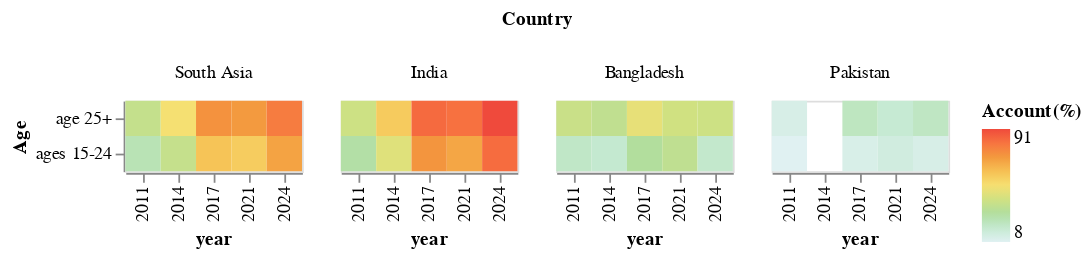

The notebook cell saved with this chart:
### Code cell
def account_age_gaps(df):
    age_df = df.filter(pl.col('group') == 'age_cat')
    account_age_gap = alt.Chart(age_df).mark_rect().encode(
        x = 'year:N', 
        y = alt.Y('group2:N', title = 'Age'), 
        color = alt.Color('fiaccount_t_d:Q', title = 'Account(%)')
            .scale(scheme = 'lightmulti'), 
        column = alt.Column('countrynewwb', title = 'Country', sort = south_asia_countries)
            
        
    )
    return account_age_gap

account_age_gaps(filter_south_asia(process_data(), True))

### Figure 1 — Vega-Lite specification as saved in the notebook (floating-point values rounded to 4 significant figures)
{"config": {"view": {"continuousWidth": 300, "continuousHeight": 300}}, "data": {"name": "data-d86556c4b66915705b9cdd77d212475b"}, "mark": {"type": "rect"}, "encoding": {"color": {"field": "fiaccount_t_d", "scale": {"scheme": "lightmulti"}, "title": "Account(%)", "type": "quantitative"}, "column": {"field": "countrynewwb", "sort": ["South Asia", "India", "Bangladesh", "Pakistan"], "title": "Country", "type": "nominal"}, "x": {"field": "year", "type": "nominal"}, "y": {"field": "group2", "title": "Age", "type": "nominal"}}, "$schema": "https://vega.github.io/schema/vega-lite/v5.20.1.json", "datasets": {"data-d86556c4b66915705b9cdd77d212475b": [{"countrynewwb": "Bangladesh", "codewb": "BGD", "year": 2011, "pop_adult": "100376575", "regionwb24_hi": "South Asia (excluding high income)", "incomegroupwb24": "Lower middle income", "group": "age_cat", "group2": "age 25+", "account_t_d": 36.76, "fiaccount_t_d": 36.76, "mobileaccount_t_d": null, "fin11a": null, "fin11b": null, "fin11c": null, "fin11f": null, "fin11d": null, "fin11e": null, "fin14a": null, "fin14b": null, "fin14c": null, "fin14d": null, "fin26a": null, "fin26b": null, "fin27a": null, "g20_made": null, "fin17f": null, "fin17a_17a1_d": 19.3, "fin17a": 19.3, "fin17b": null, "fin17c": null, "fin24aSD_ND": null}, {"countrynewwb": "Bangladesh", "codewb": "BGD", "year": 2011, "pop_adult": "100376575", "regionwb24_hi": "South Asia (excluding high income)", "incomegroupwb24": "Lower middle income", "group": "age_cat", "group2": "ages 15-24", "account_t_d": 20.32, "fiaccount_t_d": 20.32, "mobileaccount_t_d": null, "fin11a": null, "fin11b": null, "fin11c": null, "fin11f": null, "fin11d": null, "fin11e": null, "fin14a": null, "fin14b": null, "fin14c": null, "fin14d": null, "fin26a": null, "fin26b": null, "fin27a": null, "g20_made": null, "fin17f": null, "fin17a_17a1_d": 10.58, "fin17a": 10.58, "fin17b": null, "fin17c": null, "fin24aSD_ND": null}, {"countrynewwb": "India", "codewb": "IND", "year": 2011, "pop_adult": "853745004", "regionwb24_hi": "South Asia (excluding high income)", "incomegroupwb24": "Lower middle income", "group": "age_cat", "group2": "age 25+", "account_t_d": 38.03, "fiaccount_t_d": 38.03, "mobileaccount_t_d": null, "fin11a": null, "fin11b": null, "fin11c": null, "fin11f": null, "fin11d": null, "fin11e": null, "fin14a": null, "fin14b": null, "fin14c": null, "fin14d": null, "fin26a": null, "fin26b": null, "fin27a": null, "g20_made": null, "fin17f": null, "fin17a_17a1_d": 12.88, "fin17a": 12.88, "fin17b": null, "fin17c": null, "fin24aSD_ND": null}, {"countrynewwb": "India", "codewb": "IND", "year": 2011, "pop_adult": "853745004", "regionwb24_hi": "South Asia (excluding high income)", "incomegroupwb24": "Lower middle income", "group": "age_cat", "group2": "ages 15-24", "account_t_d": 27.3, "fiaccount_t_d": 27.3, "mobileaccount_t_d": null, "fin11a": null, "fin11b": null, "fin11c": null, "fin11f": null, "fin11d": null, "fin11e": null, "fin14a": null, "fin14b": null, "fin14c": null, "fin14d": null, "fin26a": null, "fin26b": null, "fin27a": null, "g20_made": null, "fin17f": null, "fin17a_17a1_d": 7.975, "fin17a": 7.975, "fin17b": null, "fin17c": null, "fin24aSD_ND": null}, {"countrynewwb": "Pakistan", "codewb": "PAK", "year": 2011, "pop_adult": "120857470", "regionwb24_hi": "South Asia (excluding high income)", "incomegroupwb24": "Lower middle income", "group": "age_cat", "group2": "age 25+", "account_t_d": 11.45, "fiaccount_t_d": 11.45, "mobileaccount_t_d": null, "fin11a": null, "fin11b": null, "fin11c": null, "fin11f": null, "fin11d": null, "fin11e": null, "fin14a": null, "fin14b": null, "fin14c": null, "fin14d": null, "fin26a": null, "fin26b": null, "fin27a": null, "g20_made": null, "fin17f": null, "fin17a_17a1_d": null, "fin17a": null, "fin17b": null, "fin17c": null, "fin24aSD_ND": null}, {"countrynewwb": "Pakistan", "codewb": "PAK", "year": 2011, "pop_adult": "120857470", "regionwb24_hi": "South Asia (excluding high income)", "incomegroupwb24": "Lower middle income", "group": "age_cat", "group2": "ages 15-24", "account_t_d": 7.955, "fiaccount_t_d": 7.955, "mobileaccount_t_d": null, "fin11a": null, "fin11b": null, "fin11c": null, "fin11f": null, "fin11d": null, "fin11e": null, "fin14a": null, "fin14b": null, "fin14c": null, "fin14d": null, "fin26a": null, "fin26b": null, "fin27a": null, "g20_made": null, "fin17f": null, "fin17a_17a1_d": null, "fin17a": null, "fin17b": null, "fin17c": null, "fin24aSD_ND": null}, {"countrynewwb": "Bangladesh", "codewb": "BGD", "year": 2014, "pop_adult": "105778630", "regionwb24_hi": "South Asia (excluding high income)", "incomegroupwb24": "Lower middle income", "group": "age_cat", "group2": "age 25+", "account_t_d": 35.44, "fiaccount_t_d": 33.89, "mobileaccount_t_d": null, "fin11a": null, "fin11b": null, "fin11c": null, "fin11f": null, "fin11d": null, "fin11e": null, "fin14a": null, "fin14b": null, "fin14c": null, "fin14d": null, "fin26a": null, "fin26b": null, "fin27a": null, "g20_made": null, "fin17f": null, "fin17a_17a1_d": null, "fin17a": null, "fin17b": null, "fin17c": null, "fin24aSD_ND": null}, {"countrynewwb": "Bangladesh", "codewb": "BGD", "year": 2014, "pop_adult": "105778630", "regionwb24_hi": "South Asia (excluding high income)", "incomegroupwb24": "Lower middle income", "group": "age_cat", "group2": "ages 15-24", "account_t_d": 20.83, "fiaccount_t_d": 18.3, "mobileaccount_t_d": null, "fin11a": null, "fin11b": null, "fin11c": null, "fin11f": null, "fin11d": null, "fin11e": null, "fin14a": null, "fin14b": null, "fin14c": null, "fin14d": null, "fin26a": null, "fin26b": null, "fin27a": null, "g20_made": null, "fin17f": null, "fin17a_17a1_d": null, "fin17a": null, "fin17b": null, "fin17c": null, "fin24aSD_ND": null}, {"countrynewwb": "India", "codewb": "IND", "year": 2014, "pop_adult": "907853291", "regionwb24_hi": "South Asia (excluding high income)", "incomegroupwb24": "Lower middle income", "group": "age_cat", "group2": "age 25+", "account_t_d": 56.81, "fiaccount_t_d": 56.33, "mobileaccount_t_d": null, "fin11a": null, "fin11b": null, "fin11c": null, "fin11f": null, "fin11d": null, "fin11e": null, "fin14a": null, "fin14b": null, "fin14c": null, "fin14d": null, "fin26a": null, "fin26b": null, "fin27a": null, "g20_made": 17.28, "fin17f": null, "fin17a_17a1_d": 15.99, "fin17a": 15.99, "fin17b": null, "fin17c": null, "fin24aSD_ND": null}, {"countrynewwb": "India", "codewb": "IND", "year": 2014, "pop_adult": "907853291", "regionwb24_hi": "South Asia (excluding high income)", "incomegroupwb24": "Lower middle income", "group": "age_cat", "group2": "ages 15-24", "account_t_d": 43.23, "fiaccount_t_d": 43.11, "mobileaccount_t_d": null, "fin11a": null, "fin11b": null, "fin11c": null, "fin11f": null, "fin11d": null, "fin11e": null, "fin14a": null, "fin14b": null, "fin14c": null, "fin14d": null, "fin26a": null, "fin26b": null, "fin27a": null, "g20_made": 11.52, "fin17f": null, "fin17a_17a1_d": 9.965, "fin17a": 9.965, "fin17b": null, "fin17c": null, "fin24aSD_ND": null}, {"countrynewwb": "Pakistan", "codewb": "PAK", "year": 2014, "pop_adult": "128875593", "regionwb24_hi": "South Asia (excluding high income)", "incomegroupwb24": "Lower middle income", "group": "age_cat", "group2": "age 25+", "account_t_d": 12.96, "fiaccount_t_d": null, "mobileaccount_t_d": null, "fin11a": null, "fin11b": null, "fin11c": null, "fin11f": null, "fin11d": null, "fin11e": null, "fin14a": null, "fin14b": null, "fin14c": null, "fin14d": null, "fin26a": null, "fin26b": null, "fin27a": null, "g20_made": null, "fin17f": null, "fin17a_17a1_d": null, "fin17a": null, "fin17b": null, "fin17c": 13.24, "fin24aSD_ND": null}, {"countrynewwb": "Pakistan", "codewb": "PAK", "year": 2014, "pop_adult": "128875593", "regionwb24_hi": "South Asia (excluding high income)", "incomegroupwb24": "Lower middle income", "group": "age_cat", "group2": "ages 15-24", "account_t_d": 13.2, "fiaccount_t_d": null, "mobileaccount_t_d": null, "fin11a": null, "fin11b": null, "fin11c": null, "fin11f": null, "fin11d": null, "fin11e": null, "fin14a": null, "fin14b": null, "fin14c": null, "fin14d": null, "fin26a": null, "fin26b": null, "fin27a": null, "g20_made": null, "fin17f": null, "fin17a_17a1_d": null, "fin17a": null, "fin17b": null, "fin17c": 7.755, "fin24aSD_ND": null}, {"countrynewwb": "Bangladesh", "codewb": "BGD", "year": 2017, "pop_adult": "111658076", "regionwb24_hi": "South Asia (excluding high income)", "incomegroupwb24": "Lower middle income", "group": "age_cat", "group2": "age 25+", "account_t_d": 53.53, "fiaccount_t_d": 45.41, "mobileaccount_t_d": 19.17, "fin11a": null, "fin11b": null, "fin11c": null, "fin11f": null, "fin11d": null, "fin11e": null, "fin14a": null, "fin14b": null, "fin14c": null, "fin14d": null, "fin26a": null, "fin26b": null, "fin27a": null, "g20_made": 30.25, "fin17f": null, "fin17a_17a1_d": null, "fin17a": null, "fin17b": null, "fin17c": 13.11, "fin24aSD_ND": null}, {"countrynewwb": "Bangladesh", "codewb": "BGD", "year": 2017, "pop_adult": "111658076", "regionwb24_hi": "South Asia (excluding high income)", "incomegroupwb24": "Lower middle income", "group": "age_cat", "group2": "ages 15-24", "account_t_d": 40.99, "fiaccount_t_d": 29.41, "mobileaccount_t_d": 26.65, "fin11a": null, "fin11b": null, "fin11c": null, "fin11f": null, "fin11d": null, "fin11e": null, "fin14a": null, "fin14b": null, "fin14c": null, "fin14d": null, "fin26a": null, "fin26b": null, "fin27a": null, "g20_made": 29.84, "fin17f": null, "fin17a_17a1_d": null, "fin17a": null, "fin17b": null, "fin17c": 8.059, "fin24aSD_ND": null}, {"countrynewwb": "India", "codewb": "IND", "year": 2017, "pop_adult": "962463650", "regionwb24_hi": "South Asia (excluding high income)", "incomegroupwb24": "Lower middle income", "group": "age_cat", "group2": "age 25+", "account_t_d": 83.08, "fiaccount_t_d": 83.04, "mobileaccount_t_d": null, "fin11a": null, "fin11b": null, "fin11c": null, "fin11f": null, "fin11d": null, "fin11e": null, "fin14a": null, "fin14b": null, "fin14c": null, "fin14d": null, "fin26a": null, "fin26b": null, "fin27a": null, "g20_made": 22.08, "fin17f": null, "fin17a_17a1_d": 22.17, "fin17a": 22.17, "fin17b": null, "fin17c": null, "fin24aSD_ND": null}, {"countrynewwb": "India", "codewb": "IND", "year": 2017, "pop_adult": "962463650", "regionwb24_hi": "South Asia (excluding high income)", "incomegroupwb24": "Lower middle income", "group": "age_cat", "group2": "ages 15-24", "account_t_d": 71.4, "fiaccount_t_d": 71.4, "mobileaccount_t_d": null, "fin11a": null, "fin11b": null, "fin11c": null, "fin11f": null, "fin11d": null, "fin11e": null, "fin14a": null, "fin14b": null, "fin14c": null, "fin14d": null, "fin26a": null, "fin26b": null, "fin27a": null, "g20_made": 14.4, "fin17f": null, "fin17a_17a1_d": 12.83, "fin17a": 12.83, "fin17b": null, "fin17c": null, "fin24aSD_ND": null}, {"countrynewwb": "Pakistan", "codewb": "PAK", "year": 2017, "pop_adult": "135055510", "regionwb24_hi": "South Asia (excluding high income)", "incomegroupwb24": "Lower middle income", "group": "age_cat", "group2": "age 25+", "account_t_d": 24.53, "fiaccount_t_d": 21.62, "mobileaccount_t_d": null, "fin11a": null, "fin11b": null, "fin11c": null, "fin11f": null, "fin11d": null, "fin11e": null, "fin14a": null, "fin14b": null, "fin14c": null, "fin14d": null, "fin26a": null, "fin26b": null, "fin27a": null, "g20_made": 15.71, "fin17f": null, "fin17a_17a1_d": null, "fin17a": null, "fin17b": null, "fin17c": 24.23, "fin24aSD_ND": null}, {"countrynewwb": "Pakistan", "codewb": "PAK", "year": 2017, "pop_adult": "135055510", "regionwb24_hi": "South Asia (excluding high income)", "incomegroupwb24": "Lower middle income", "group": "age_cat", "group2": "ages 15-24", "account_t_d": 14.89, "fiaccount_t_d": 10.99, "mobileaccount_t_d": null, "fin11a": null, "fin11b": null, "fin11c": null, "fin11f": null, "fin11d": null, "fin11e": null, "fin14a": null, "fin14b": null, "fin14c": null, "fin14d": null, "fin26a": null, "fin26b": null, "fin27a": null, "g20_made": 11.56, "fin17f": null, "fin17a_17a1_d": null, "fin17a": null, "fin17b": null, "fin17c": 14.95, "fin24aSD_ND": null}, {"countrynewwb": "Bangladesh", "codewb": "BGD", "year": 2021, "pop_adult": "117641793", "regionwb24_hi": "South Asia (excluding high income)", "incomegroupwb24": "Lower middle income", "group": "age_cat", "group2": "age 25+", "account_t_d": 54.55, "fiaccount_t_d": 39.1, "mobileaccount_t_d": 30.14, "fin11a": null, "fin11b": null, "fin11c": null, "fin11f": null, "fin11d": null, "fin11e": null, "fin14a": null, "fin14b": null, "fin14c": null, "fin14d": null, "fin26a": 10.48, "fin26b": null, "fin27a": null, "g20_made": 41.37, "fin17f": null, "fin17a_17a1_d": null, "fin17a": null, "fin17b": null, "fin17c": null, "fin24aSD_ND": 38.18}, {"countrynewwb": "Bangladesh", "codewb": "BGD", "year": 2021, "pop_adult": "117641793", "regionwb24_hi": "South Asia (excluding high income)", "incomegroupwb24": "Lower middle income", "group": "age_cat", "group2": "ages 15-24", "account_t_d": 47.8, "fiaccount_t_d": 33.62, "mobileaccount_t_d": 25.76, "fin11a": null, "fin11b": null, "fin11c": null, "fin11f": null, "fin11d": null, "fin11e": null, "fin14a": null, "fin14b": null, "fin14c": null, "fin14d": null, "fin26a": 10.65, "fin26b": null, "fin27a": null, "g20_made": 38.31, "fin17f": null, "fin17a_17a1_d": null, "fin17a": null, "fin17b": null, "fin17c": null, "fin24aSD_ND": 35.98}, {"countrynewwb": "India", "codewb": "IND", "year": 2021, "pop_adult": "1033092817", "regionwb24_hi": "South Asia (excluding high income)", "incomegroupwb24": "Lower middle income", "group": "age_cat", "group2": "age 25+", "account_t_d": 81.3, "fiaccount_t_d": 81.23, "mobileaccount_t_d": 9.603, "fin11a": null, "fin11b": null, "fin11c": null, "fin11f": null, "fin11d": null, "fin11e": null, "fin14a": null, "fin14b": null, "fin14c": null, "fin14d": null, "fin26a": null, "fin26b": null, "fin27a": null, "g20_made": 23.96, "fin17f": null, "fin17a_17a1_d": 14.04, "fin17a": 12.61, "fin17b": null, "fin17c": null, "fin24aSD_ND": 29.02}, {"countrynewwb": "India", "codewb": "IND", "year": 2021, "pop_adult": "1033092817", "regionwb24_hi": "South Asia (excluding high income)", "incomegroupwb24": "Lower middle income", "group": "age_cat", "group2": "ages 15-24", "account_t_d": 67.5, "fiaccount_t_d": 66.86, "mobileaccount_t_d": 12.66, "fin11a": null, "fin11b": null, "fin11c": null, "fin11f": null, "fin11d": null, "fin11e": null, "fin14a": null, "fin14b": null, "fin14c": null, "fin14d": null, "fin26a": null, "fin26b": null, "fin27a": null, "g20_made": 25.12, "fin17f": null, "fin17a_17a1_d": 14.22, "fin17a": 13.13, "fin17b": null, "fin17c": null, "fin24aSD_ND": 37.27}, {"countrynewwb": "Pakistan", "codewb": "PAK", "year": 2021, "pop_adult": "146030491", "regionwb24_hi": "South Asia (excluding high income)", "incomegroupwb24": "Lower middle income", "group": "age_cat", "group2": "age 25+", "account_t_d": 22.46, "fiaccount_t_d": 17.56, "mobileaccount_t_d": null, "fin11a": null, "fin11b": null, "fin11c": null, "fin11f": null, "fin11d": null, "fin11e": null, "fin14a": null, "fin14b": null, "fin14c": null, "fin14d": null, "fin26a": null, "fin26b": null, "fin27a": null, "g20_made": 14.91, "fin17f": null, "fin17a_17a1_d": null, "fin17a": null, "fin17b": null, "fin17c": null, "fin24aSD_ND": 31.26}, {"countrynewwb": "Pakistan", "codewb": "PAK", "year": 2021, "pop_adult": "146030491", "regionwb24_hi": "South Asia (excluding high income)", "incomegroupwb24": "Lower middle income", "group": "age_cat", "group2": "ages 15-24", "account_t_d": 18.1, "fiaccount_t_d": 13.8, "mobileaccount_t_d": null, "fin11a": null, "fin11b": null, "fin11c": null, "fin11f": null, "fin11d": null, "fin11e": null, "fin14a": null, "fin14b": null, "fin14c": null, "fin14d": null, "fin26a": null, "fin26b": null, "fin27a": null, "g20_made": 14.79, "fin17f": null, "fin17a_17a1_d": null, "fin17a": null, "fin17b": null, "fin17c": null, "fin24aSD_ND": 27.39}, {"countrynewwb": "Bangladesh", "codewb": "BGD", "year": 2024, "pop_adult": "122837439", "regionwb24_hi": "South Asia (excluding high income)", "incomegroupwb24": "Lower middle income", "group": "age_cat", "group2": "age 25+", "account_t_d": 44.95, "fiaccount_t_d": 38.0, "mobileaccount_t_d": 18.87, "fin11a": null, "fin11b": 10.43, "fin11c": null, "fin11f": null, "fin11d": 51.2, "fin11e": 8.063, "fin14a": null, "fin14b": null, "fin14c": null, "fin14d": 45.38, "fin26a": null, "fin26b": null, "fin27a": null, "g20_made": 27.33, "fin17f": null, "fin17a_17a1_d": 11.66, "fin17a": null, "fin17b": null, "fin17c": null, "fin24aSD_ND": 33.82}, {"countrynewwb": "Bangladesh", "codewb": "BGD", "year": 2024, "pop_adult": "122837439", "regionwb24_hi": "South Asia (excluding high income)", "incomegroupwb24": "Lower middle income", "group": "age_cat", "group2": "ages 15-24", "account_t_d": 38.73, "fiaccount_t_d": 19.11, "mobileaccount_t_d": 25.98, "fin11a": null, "fin11b": 16.14, "fin11c": null, "fin11f": null, "fin11d": 64.22, "fin11e": 22.97, "fin14a": null, "fin14b": null, "fin14c": null, "fin14d": 32.92, "fin26a": null, "fin26b": null, "fin27a": null, "g20_made": 30.34, "fin17f": null, "fin17a_17a1_d": 7.778, "fin17a": null, "fin17b": null, "fin17c": null, "fin24aSD_ND": 41.18}, {"countrynewwb": "India", "codewb": "IND", "year": 2024, "pop_adult": "1077731602", "regionwb24_hi": "South Asia (excluding high income)", "incomegroupwb24": "Lower middle income", "group": "age_cat", "group2": "age 25+", "account_t_d": 91.17, "fiaccount_t_d": 90.97, "mobileaccount_t_d": 20.78, "fin11a": null, "fin11b": null, "fin11c": null, "fin11f": null, "fin11d": null, "fin11e": null, "fin14a": null, "fin14b": null, "fin14c": null, "fin14d": null, "fin26a": 13.5, "fin26b": 12.57, "fin27a": null, "g20_made": 27.79, "fin17f": null, "fin17a_17a1_d": 26.35, "fin17a": 23.97, "fin17b": 9.357, "fin17c": 14.54, "fin24aSD_ND": 28.74}, {"countrynewwb": "India", "codewb": "IND", "year": 2024, "pop_adult": "1077731602", "regionwb24_hi": "South Asia (excluding high income)", "incomegroupwb24": "Lower middle income", "group": "age_cat", "group2": "ages 15-24", "account_t_d": 83.33, "fiaccount_t_d": 82.49, "mobileaccount_t_d": 29.28, "fin11a": null, "fin11b": null, "fin11c": null, "fin11f": null, "fin11d": null, "fin11e": null, "fin14a": null, "fin14b": null, "fin14c": null, "fin14d": null, "fin26a": 19.6, "fin26b": 25.88, "fin27a": null, "g20_made": 33.42, "fin17f": null, "fin17a_17a1_d": 28.69, "fin17a": 23.53, "fin17b": 15.09, "fin17c": 9.223, "fin24aSD_ND": 33.73}, {"countrynewwb": "Pakistan", "codewb": "PAK", "year": 2024, "pop_adult": "155833628", "regionwb24_hi": "South Asia (excluding high income)", "incomegroupwb24": "Lower middle income", "group": "age_cat", "group2": "age 25+", "account_t_d": 28.54, "fiaccount_t_d": 21.16, "mobileaccount_t_d": 18.27, "fin11a": 23.2, "fin11b": 39.01, "fin11c": 17.91, "fin11f": 14.9, "fin11d": 50.78, "fin11e": 11.07, "fin14a": 15.78, "fin14b": 36.05, "fin14c": 15.31, "fin14d": 46.96, "fin26a": null, "fin26b": null, "fin27a": null, "g20_made": 20.07, "fin17f": null, "fin17a_17a1_d": 12.4, "fin17a": null, "fin17b": null, "fin17c": 18.7, "fin24aSD_ND": 34.58}, {"countrynewwb": "Pakistan", "codewb": "PAK", "year": 2024, "pop_adult": "155833628", "regionwb24_hi": "South Asia (excluding high income)", "incomegroupwb24": "Lower middle income", "group": "age_cat", "group2": "ages 15-24", "account_t_d": 24.34, "fiaccount_t_d": 11.46, "mobileaccount_t_d": 18.57, "fin11a": 32.56, "fin11b": 41.17, "fin11c": 29.7, "fin11f": 22.09, "fin11d": 55.16, "fin11e": 17.35, "fin14a": 22.33, "fin14b": 33.04, "fin14c": 24.85, "fin14d": 48.1, "fin26a": null, "fin26b": null, "fin27a": null, "g20_made": 20.61, "fin17f": null, "fin17a_17a1_d": 13.29, "fin17a": null, "fin17b": null, "fin17c": 12.12, "fin24aSD_ND": 29.94}, {"countrynewwb": "South Asia", "codewb": "SAS", "year": 2011, "pop_adult": "NA", "regionwb24_hi": "NA", "incomegroupwb24": "NA", "group": "age_cat", "group2": "age 25+", "account_t_d": 35.26, "fiaccount_t_d": 35.26, "mobileaccount_t_d": null, "fin11a": null, "fin11b": null, "fin11c": null, "fin11f": null, "fin11d": null, "fin11e": null, "fin14a": null, "fin14b": null, "fin14c": null, "fin14d": null, "fin26a": null, "fin26b": null, "fin27a": null, "g20_made": null, "fin17f": null, "fin17a_17a1_d": 12.3, "fin17a": 12.3, "fin17b": null, "fin17c": null, "fin24aSD_ND": null}, {"countrynewwb": "South Asia", "codewb": "SAS", "year": 2011, "pop_adult": "NA", "regionwb24_hi": "NA", "incomegroupwb24": "NA", "group": "age_cat", "group2": "ages 15-24", "account_t_d": 24.15, "fiaccount_t_d": 24.15, "mobileaccount_t_d": null, "fin11a": null, "fin11b": null, "fin11c": null, "fin11f": null, "fin11d": null, "fin11e": null, "fin14a": null, "fin14b": null, "fin14c": null, "fin14d": null, "fin26a": null, "fin26b": null, "fin27a": null, "g20_made": null, "fin17f": null, "fin17a_17a1_d": 7.738, "fin17a": 7.738, "fin17b": null, "fin17c": null, "fin24aSD_ND": null}, {"countrynewwb": "South Asia", "codewb": "SAS", "year": 2014, "pop_adult": "NA", "regionwb24_hi": "NA", "incomegroupwb24": "NA", "group": "age_cat", "group2": "age 25+", "account_t_d": 50.1, "fiaccount_t_d": 49.32, "mobileaccount_t_d": null, "fin11a": null, "fin11b": null, "fin11c": null, "fin11f": null, "fin11d": null, "fin11e": null, "fin14a": null, "fin14b": null, "fin14c": null, "fin14d": null, "fin26a": null, "fin26b": null, "fin27a": null, "g20_made": 14.67, "fin17f": null, "fin17a_17a1_d": 14.24, "fin17a": 14.24, "fin17b": null, "fin17c": null, "fin24aSD_ND": null}, {"countrynewwb": "South Asia", "codewb": "SAS", "year": 2014, "pop_adult": "NA", "regionwb24_hi": "NA", "incomegroupwb24": "NA", "group": "age_cat", "group2": "ages 15-24", "account_t_d": 36.68, "fiaccount_t_d": 35.39, "mobileaccount_t_d": null, "fin11a": null, "fin11b": null, "fin11c": null, "fin11f": null, "fin11d": null, "fin11e": null, "fin14a": null, "fin14b": null, "fin14c": null, "fin14d": null, "fin26a": null, "fin26b": null, "fin27a": null, "g20_made": 10.43, "fin17f": null, "fin17a_17a1_d": 8.588, "fin17a": 8.588, "fin17b": null, "fin17c": null, "fin24aSD_ND": null}, {"countrynewwb": "South Asia", "codewb": "SAS", "year": 2017, "pop_adult": "NA", "regionwb24_hi": "NA", "incomegroupwb24": "NA", "group": "age_cat", "group2": "age 25+", "account_t_d": 73.15, "fiaccount_t_d": 72.1, "mobileaccount_t_d": null, "fin11a": null, "fin11b": null, "fin11c": null, "fin11f": null, "fin11d": null, "fin11e": null, "fin14a": null, "fin14b": null, "fin14c": null, "fin14d": null, "fin26a": null, "fin26b": null, "fin27a": null, "g20_made": 21.97, "fin17f": null, "fin17a_17a1_d": 19.59, "fin17a": 19.59, "fin17b": null, "fin17c": 11.87, "fin24aSD_ND": null}, {"countrynewwb": "South Asia", "codewb": "SAS", "year": 2017, "pop_adult": "NA", "regionwb24_hi": "NA", "incomegroupwb24": "NA", "group": "age_cat", "group2": "ages 15-24", "account_t_d": 59.9, "fiaccount_t_d": 58.4, "mobileaccount_t_d": null, "fin11a": null, "fin11b": null, "fin11c": null, "fin11f": null, "fin11d": null, "fin11e": null, "fin14a": null, "fin14b": null, "fin14c": null, "fin14d": null, "fin26a": null, "fin26b": null, "fin27a": null, "g20_made": 15.31, "fin17f": null, "fin17a_17a1_d": 10.94, "fin17a": 10.94, "fin17b": null, "fin17c": 6.135, "fin24aSD_ND": null}, {"countrynewwb": "South Asia", "codewb": "SAS", "year": 2021, "pop_adult": "NA", "regionwb24_hi": "NA", "incomegroupwb24": "NA", "group": "age_cat", "group2": "age 25+", "account_t_d": 71.87, "fiaccount_t_d": 69.94, "mobileaccount_t_d": 11.11, "fin11a": null, "fin11b": null, "fin11c": null, "fin11f": null, "fin11d": null, "fin11e": null, "fin14a": null, "fin14b": null, "fin14c": null, "fin14d": null, "fin26a": null, "fin26b": null, "fin27a": null, "g20_made": 24.53, "fin17f": null, "fin17a_17a1_d": 12.57, "fin17a": 11.33, "fin17b": null, "fin17c": null, "fin24aSD_ND": 30.84}, {"countrynewwb": "South Asia", "codewb": "SAS", "year": 2021, "pop_adult": "NA", "regionwb24_hi": "NA", "incomegroupwb24": "NA", "group": "age_cat", "group2": "ages 15-24", "account_t_d": 58.05, "fiaccount_t_d": 55.81, "mobileaccount_t_d": 12.57, "fin11a": null, "fin11b": null, "fin11c": null, "fin11f": null, "fin11d": null, "fin11e": null, "fin14a": null, "fin14b": null, "fin14c": null, "fin14d": null, "fin26a": null, "fin26b": null, "fin27a": null, "g20_made": 24.46, "fin17f": null, "fin17a_17a1_d": 11.83, "fin17a": 10.79, "fin17b": null, "fin17c": null, "fin24aSD_ND": 36.51}, {"countrynewwb": "South Asia", "codewb": "SAS", "year": 2024, "pop_adult": "NA", "regionwb24_hi": "NA", "incomegroupwb24": "NA", "group": "age_cat", "group2": "age 25+", "account_t_d": 79.8, "fiaccount_t_d": 78.23, "mobileaccount_t_d": 19.87, "fin11a": null, "fin11b": 9.14, "fin11c": null, "fin11f": null, "fin11d": 14.89, "fin11e": null, "fin14a": null, "fin14b": null, "fin14c": null, "fin14d": null, "fin26a": 12.42, "fin26b": 10.82, "fin27a": null, "g20_made": 26.7, "fin17f": null, "fin17a_17a1_d": 23.41, "fin17a": 20.98, "fin17b": null, "fin17c": 14.52, "fin24aSD_ND": 30.23}, {"countrynewwb": "South Asia", "codewb": "SAS", "year": 2024, "pop_adult": "NA", "regionwb24_hi": "NA", "incomegroupwb24": "NA", "group": "age_cat", "group2": "ages 15-24", "account_t_d": 71.66, "fiaccount_t_d": 67.63, "mobileaccount_t_d": 27.36, "fin11a": null, "fin11b": 13.52, "fin11c": null, "fin11f": null, "fin11d": 20.6, "fin11e": null, "fin14a": null, "fin14b": null, "fin14c": null, "fin14d": null, "fin26a": 16.93, "fin26b": 21.7, "fin27a": null, "g20_made": 31.47, "fin17f": null, "fin17a_17a1_d": 24.85, "fin17a": 19.79, "fin17b": null, "fin17c": 9.313, "fin24aSD_ND": 34.41}]}}
